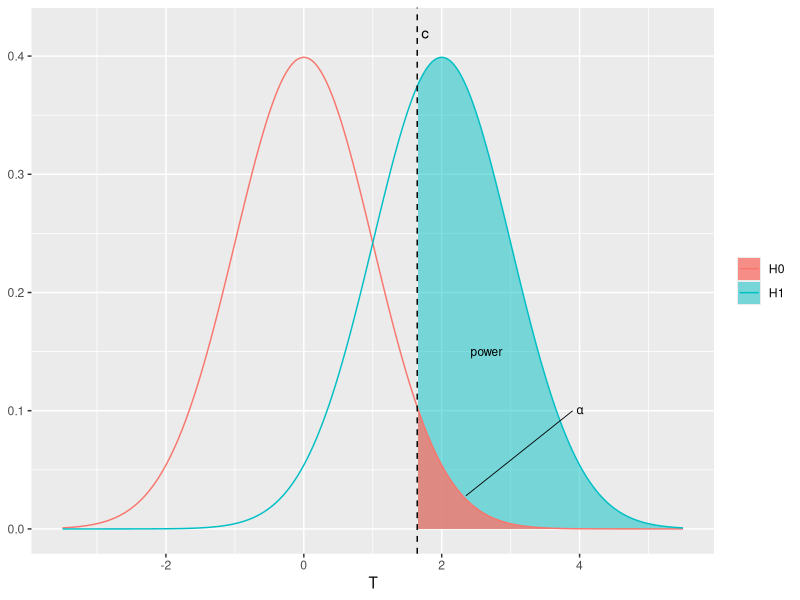
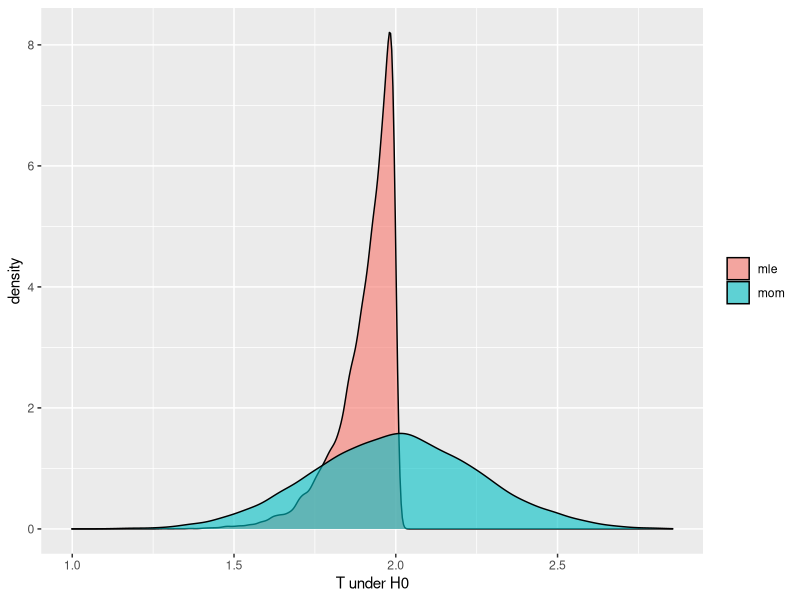
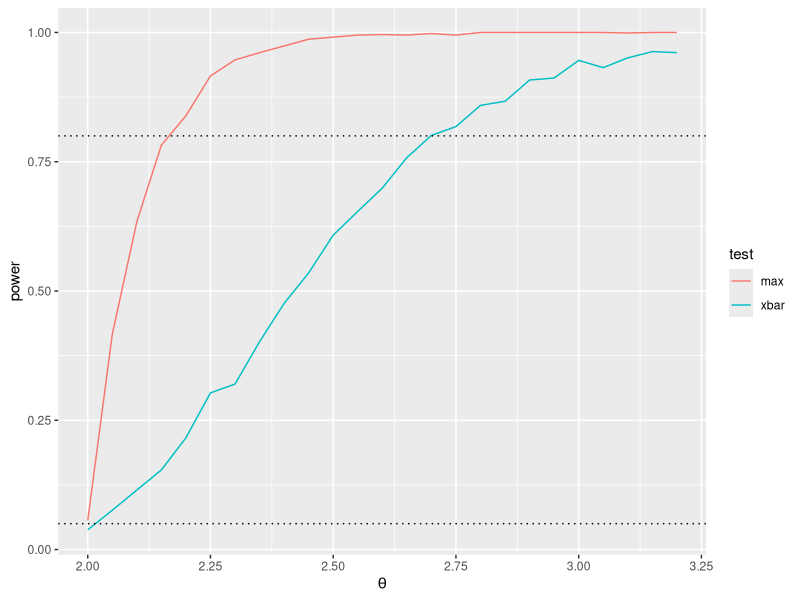
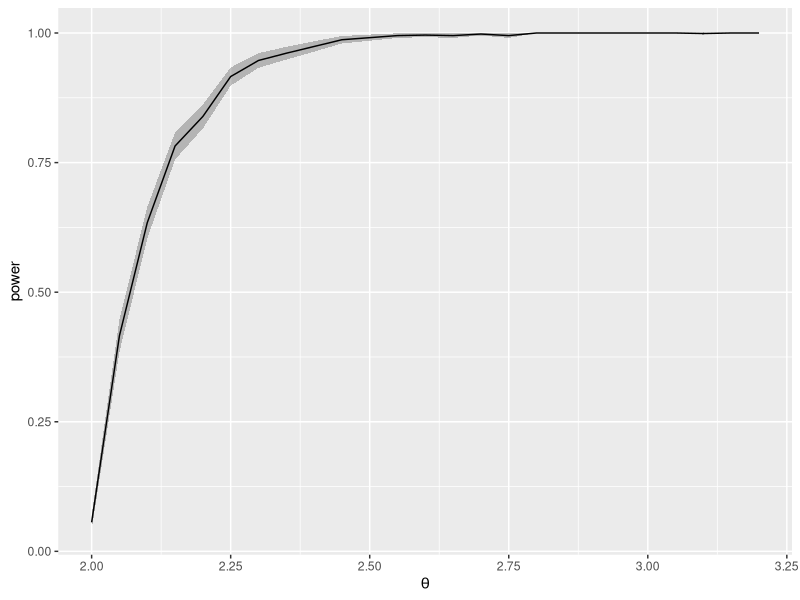
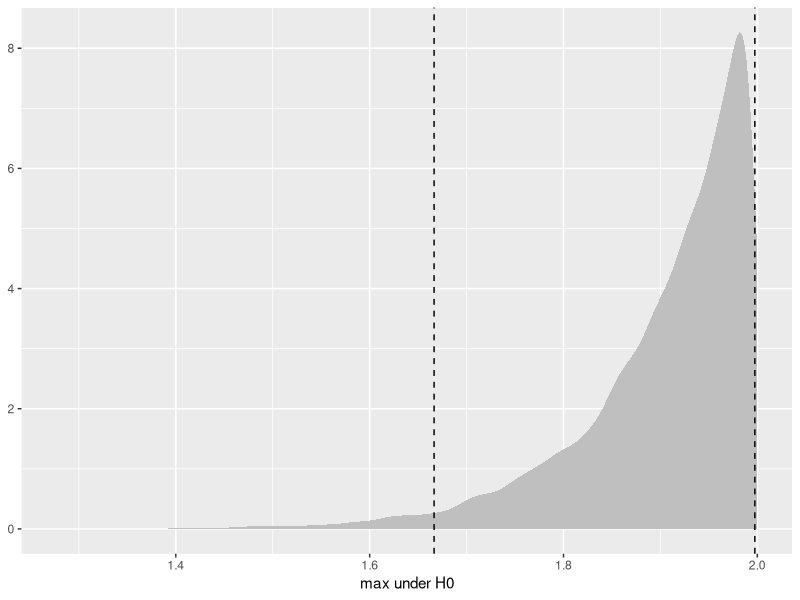

Write the R code that produced these figures, in order.
## ---- chunk 1
knitr::opts_chunk$set(echo = TRUE, out.width = "75%", fig.align = "center",
                      fig.width = 6, fig.height = 2.2)
options(width = 60, digits = 4)
set.seed(21188)
library(tidyverse)
## ---- chunk 2
xs <- seq(-3.5, 5.5, length.out = 500)
cval <- qnorm(0.95)
dens <- bind_rows(
  tibble(x = xs, d = dnorm(xs),    hyp = "H0"),
  tibble(x = xs, d = dnorm(xs, 2), hyp = "H1"))
tail_of <- function(h) filter(dens, hyp == h, x >= cval)
ggplot(dens, aes(x = x, y = d, colour = hyp, fill = hyp)) +
  geom_area(data = tail_of("H1"), alpha = 0.5, colour = NA) +
  geom_area(data = tail_of("H0"), alpha = 0.8, colour = NA) +
  geom_line() +
  geom_vline(xintercept = cval, lty = 2) +
  annotate("text", x = cval, y = 0.42, label = "c", hjust = -0.5) +
  annotate("segment", x = 3.9, xend = 2.35, y = 0.10, yend = 0.028,
           linewidth = 0.3) +
  annotate("text", x = 3.95, y = 0.10, label = "alpha", parse = TRUE,
           hjust = 0, size = 3) +
  annotate("text", x = 2.65, y = 0.15, label = "power", size = 3) +
  labs(x = "T", y = NULL, colour = NULL, fill = NULL)
## ---- chunk 3
k <- 20000; n <- 20; theta0 <- 2
null_data <- replicate(k, runif(n, 0, theta0), simplify = FALSE)
null_mle <- map_dbl(null_data, max)
null_mom <- map_dbl(null_data, ~ 2 * mean(.x))
## ---- chunk 4
tibble(mle = null_mle, mom = null_mom) %>%
  pivot_longer(everything()) %>%
  ggplot(aes(x = value, fill = name)) +
  geom_density(alpha = 0.6) +
  labs(x = "T under H0", fill = NULL)
## ---- chunk 5
(c_mle <- unname(quantile(null_mle, 0.95)))
(c_mom <- unname(quantile(null_mom, 0.95)))
## ---- chunk 6
theta1 <- 2.2
alt <- replicate(k, runif(n, 0, theta1), simplify = FALSE)
c(mle = mean(map_dbl(alt, max) > c_mle),
  mom = mean(map_dbl(alt, ~ 2 * mean(.x)) > c_mom))
## ---- chunk 7
reject <- function(theta, k = 1000, n = 20) {
  X <- matrix(runif(n * k, 0, theta), nrow = n)
  c(max = mean(apply(X, 2, max) > c_mle),
    xbar = mean(2 * colMeans(X) > c_mom))
}
## ---- chunk 8
thetas <- seq(2, 3.2, by = 0.05)
pc <- map_dfr(thetas, ~ as_tibble_row(reject(.x))) %>%
  mutate(theta = thetas) %>%
  pivot_longer(-theta, names_to = "test", values_to = "power")
ggplot(pc, aes(x = theta, y = power, colour = test)) +
  geom_line() +
  geom_hline(yintercept = c(0.05, 0.8), lty = 3) +
  labs(x = expression(theta), y = "power")
## ---- chunk 9
pc %>% filter(test == "max") %>%
  mutate(lo = power - 2 * sqrt(power * (1 - power) / 1000),
         hi = power + 2 * sqrt(power * (1 - power) / 1000)) %>%
  ggplot(aes(x = theta, y = power)) +
  geom_ribbon(aes(ymin = lo, ymax = hi), alpha = 0.3) +
  geom_line() + labs(x = expression(theta), y = "power")
## ---- chunk 10
x <- runif(n, 0, 2.4)    # one dataset from an alternative, "real data"
t_obs <- max(x)
mean(null_mle >= t_obs)
## ---- chunk 11
mean(c(t_obs, null_mle) >= t_obs)
## ---- chunk 12
(cs <- unname(quantile(null_mle, c(0.025, 0.975))))
## ---- chunk 13
ggplot(tibble(T = null_mle), aes(x = T)) +
  geom_density(fill = "grey75", colour = NA) +
  geom_vline(xintercept = cs, lty = 2) +
  labs(x = "max under H0", y = NULL)
## ---- chunk 14
aug0 <- c(t_obs, null_mle)
p_lo <- mean(aug0 <= t_obs)
p_hi <- mean(aug0 >= t_obs)
(p_two <- min(1, 2 * min(p_lo, p_hi)))
## ---- chunk 15
survives <- function(theta_c, t, B = 2000) {
  nd <- replicate(B, max(runif(n, 0, theta_c)))
  q <- quantile(nd, c(0.025, 0.975))
  t >= q[1] && t <= q[2]            # TRUE = do not reject
}
grid <- seq(2, 3.2, by = 0.01)
keep <- map_lgl(grid, survives, t = t_obs)
range(grid[keep])
